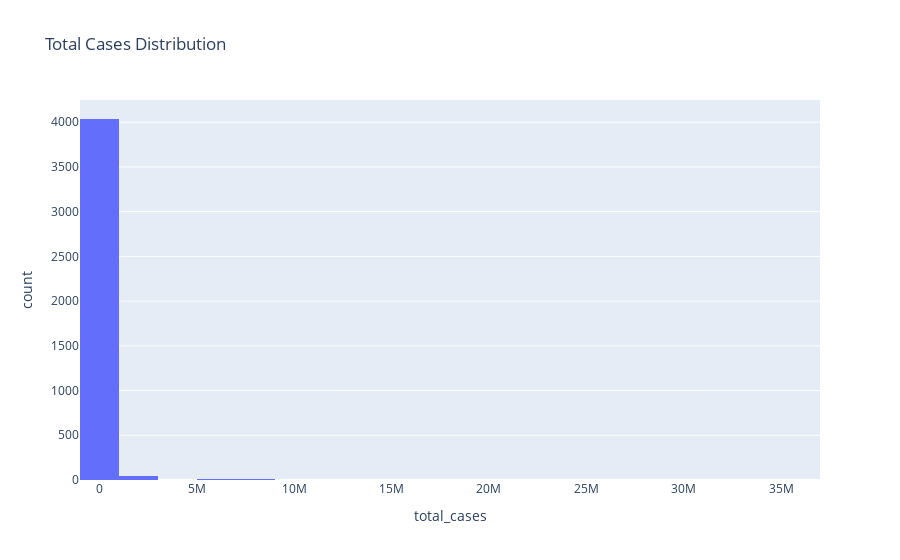

The notebook cell saved with this chart:
### Markdown cell above
The scatter plot compares the total number of cases to the total number of deaths for each record, colored by variant. Each point represents a data entry. This graph helps us see if there is any relationship between cases and deaths, and whether some variants are associated with higher deaths.

### Code cell
# 5. Histogram: Total Cases Distribution
fig = px.histogram(df, x='total_cases', nbins=30, title='Total Cases Distribution')
fig.show()

### Figure 1 — Plotly figure (JSON) as saved in the notebook; plotly's stock layout.template omitted (floating-point values rounded to 4 significant figures; data arrays with more than 128 entries replaced by an {"elided": "..."} marker saying what was removed)
{"data": [{"bingroup": "x", "hovertemplate": "total_cases=%{x}<br>count=%{y}<extra></extra>", "legendgroup": "", "marker": {"color": "#636efa", "pattern": {"shape": ""}}, "name": "", "nbinsx": 30, "orientation": "v", "showlegend": false, "type": "histogram", "x": {"elided": "4113 float values"}, "xaxis": "x", "yaxis": "y"}], "layout": {"barmode": "relative", "legend": {"tracegroupgap": 0}, "title": {"text": "Total Cases Distribution"}, "xaxis": {"anchor": "y", "domain": [0, 1], "title": {"text": "total_cases"}}, "yaxis": {"anchor": "x", "domain": [0, 1], "title": {"text": "count"}}}}
